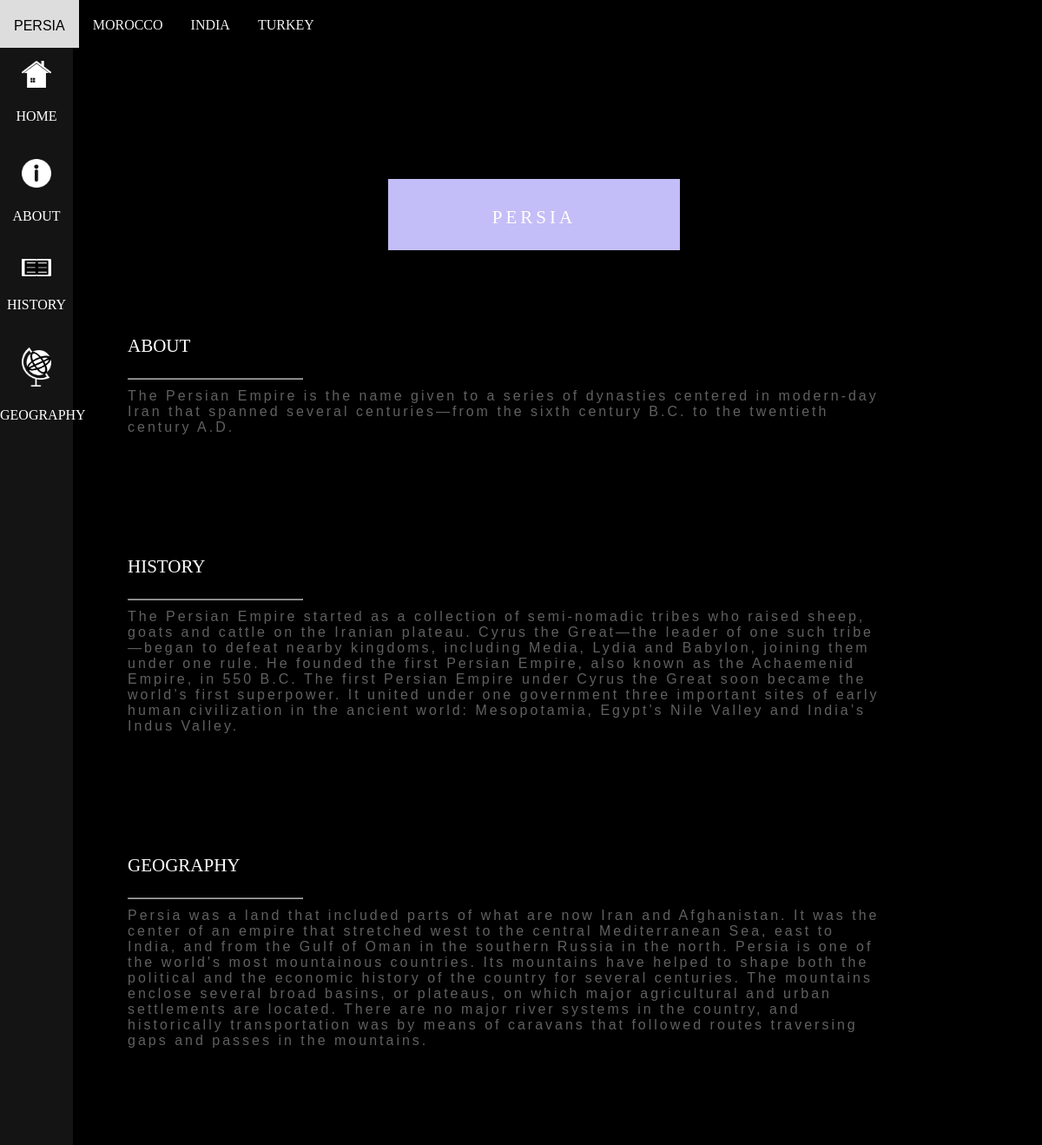
Page /country/3 on the committed database.
### tables this page shows
CREATE TABLE Country (id INTEGER PRIMARY KEY AUTOINCREMENT NOT NULL, name TEXT NOT NULL, description TEXT NOT NULL, history TEXT, geography TEXT, ethnicityid INTEGER REFERENCES Ethnicity (id), photo STRING);

### main.py (the view)
@app.route('/country/<int:id>')
def country(id):
    con = sql.connect("./historical_architecture.db")
    cur = con.cursor()
    cur.execute("SELECT * FROM Country;")
    rows = cur.fetchall()
    if (id) > 0:
        pass
    else:
        abort(404)
    try:
        items = (rows[id-1])
    except:
        abort(404)
    cur.execute("SELECT ethnicityid, id, name FROM Country\
                ORDER BY ethnicityid;")
    row2s = cur.fetchall()
    ids = []
    t = None
    for i in row2s:
        if i[0] == t:
            ids[-1].append(i)
        else:
            t = i[0]
            ids.append([i])
    cur.execute("SELECT building.photo, country.id, building.name,\
                building.id FROM country JOIN building ON country.id\
                = building.countryid ORDER BY country.id")
    row3s = cur.fetchall()
    builds = []
    for i in row3s:
        if i[1] == id:
            builds.append(i)
        else:
            pass
    return render_template('country.html', title="Country Tab", item=items,
                           id1=ids[0], id2=ids[1], id3=ids[2],
                           id4=ids[3], id5=ids[4], build=builds)

### templates/country.html (shortened to what this page needs)
{% extends 'layout.html' %}
{% block content %}
<div class ='country-side-bar' >
    <a href='\' class= 'country-side'>
        <img src='\static\icon\home.png' alt='home_icon' class='icon'>
        HOME
    </a>
    <a href='#about' class= 'country-side'>
        <img src='\static\icon\about.png' alt='about_icon' class='icon'>
        ABOUT
    </a>
    <a href='#history' class= 'country-side'>
        <img src='\static\icon\history.png' alt='history_icon' class='icon'>
        HISTORY
    </a>
    <a href='#geography' class= 'country-side'>
        <img src='\static\icon\geography.png' alt='geography_icon' class='icon'>
        GEOGRAPHY
    </a>
</div>
<embed class= 'top-picture' src= "{{item[6]}}">
<div class='align-top'>
    <div class='title'>
        {{item[1]}}
    </div>
</div>
<div class='country-body'>
    <br id = 'about'>
    <br>
    <div class='body-title'>
        about
    </div>
    <hr style='width:200px' class ='line' >
    <div class='country-text'>
        {{item[2]}}
    </div>
    <br id = 'history'>
    <br>
    <div class='body-title'>
        history
    </div>
    <hr style='width:200px' class ='line'>
    <div class='country-text'>
        {{item[3]}}
    </div>
    <br id='geography'>
    <br>
    <div class='body-title'>
        geography
    </div>
    <hr style='width:200px' class ='line'>
    <div class='country-text'>
        {{item[4]}}
    </div>
</div>
{% endblock %}

### templates/nav.html (shortened to what this page needs)
{% if request.path == '/country/3' or request.path == '/country/4' or request.path == '/country/13' or request.path == '/country/14' %}
<div class='topnav'>
    {% for item in id2 %}
    <a href="/country/{{item[1]}}" class='button'>{{item[2]}}</a>
    {% endfor %}
</div>
{% endif %}

### static/css/style.css (style rules this page uses)
.topnav { background-color: black; overflow: visible; position: fixed; width: 100%; z-index: 50; }
.button { float: left; color: #f2f2f2; text-align: center; padding: 14px 16px; text-decoration: none; font-size: 23px; font-variant-caps: all-petite-caps; }
body { margin:0; background-color: black; }
.title { padding:24px 48px; color:#fff; background-color:#C3BEF7; font-size:30px; letter-spacing:4px; border-style: solid; border-color: black; font-variant-caps: all-petite-caps; width: 100%; text-align: center; }
.body-title { color: white; padding-top:15px; padding-bottom: 15px; font-size: 30px; font-variant-caps: all-petite-caps; }
.top-picture { width: 100%; object-fit: cover; height: 30vh; object-position: 0% 40%; }
.align-top { position: absolute; top:18%; left:47%; transform:translate(-50%,-50%); width: 20vw; align-items: center; }
.country-side-bar { width:7%; background-color:rgb(20, 20, 20); margin:0; position: fixed; height: 100%; margin-top: 5vh; }
.country-side { width: 100%; height: auto; float: left; text-align: center; padding-top: 10px; padding-bottom: 10px; color:white; text-decoration: none; }
.icon { width: 40%; padding:20px; }
.country-body { margin-left: 10%; border-style: solid; background-color: black; margin-right: 15vw; padding-top: 10vh; background-attachment: fixed; padding-left: 2vw; }
.line { float: left; opacity: 70%; }
.country-text { font-family: Verdana, Geneva, Tahoma, sans-serif; padding-top:20px; padding-bottom: 20px; color: silver; text-align: left; opacity: 50%; padding-bottom: 10vh; letter-spacing: 3px; }

### rows in the picture
Country: name "persia", description "The Persian Empire is the name given to a series of dynasties centered in modern-day Iran that spanned several centuries—from the sixth century B.C. to the twentieth century A.D.", history "The Persian Empire started as a collection of semi-nomadic tribes who raised sheep, goats and cattle on the Iranian plateau. Cyrus the Great—the leader of one such tribe—began to defeat nearby kingdoms, including Media, Lydia and Babylon, joining them under one rule. He founded the first Persian Empire, also known as the Achaemenid Empire, in 550 B.C. The first Persian Empire under Cyrus the Great soon became the world’s first superpower. It united under one government three important sites of early human civilization in the ancient world: Mesopotamia, Egypt’s Nile Valley and India’s Indus Valley.", geography "Persia was a land that included parts of what are now Iran and Afghanistan. It was the center of an empire that stretched west to the central Mediterranean Sea, east to India, and from the Gulf of Oman in the southern Russia in the north. Persia is one of the world's most mountainous countries. Its mountains have helped to shape both the political and the economic history of the country for several centuries. The mountains enclose several broad basins, or plateaus, on which major agricultural and urban settlements are located. There are no major river systems in the country, and historically transportation was by means of caravans that followed routes traversing gaps and passes in the…"
Country: name "morocco"
Country: name "india"
Country: name "turkey"
